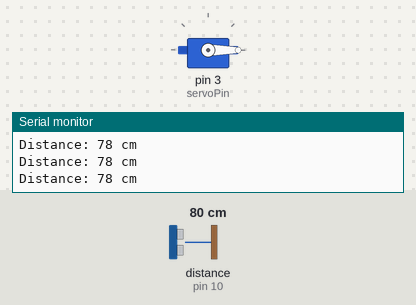
A sketch run on a simulated Arduino Uno, built with avr-gcc and run on an emulated ATmega328P. Shown: servo, the last lines printed to the serial monitor. Wiring (inferred from the names in the program): ultrasonic range finder: trigger pin 9; echo pin 10. The test bench sets the inputs (shaded band); at power-on: distance to the obstacle (sensor on pin 10) 80 cm. The echo pulse lasts 58.3 µs per cm.

Above: at 1.3 s.
1.4 s: distance to the obstacle (sensor on pin 10) set to 8 cm
2.9 s: distance to the obstacle (sensor on pin 10) set to 5 cm
At 3.7 s:
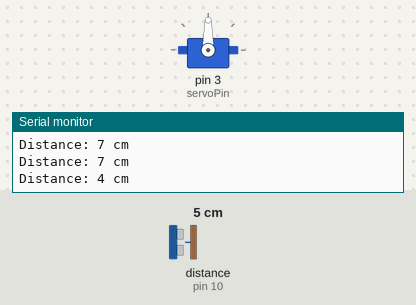
4.5 s: distance to the obstacle (sensor on pin 10) set to 9 cm
At 6.7 s:
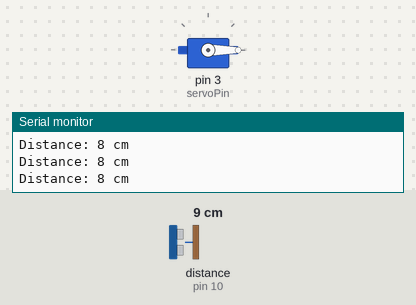
7.0 s: distance to the obstacle (sensor on pin 10) set to 2 cm
At 8.1 s:
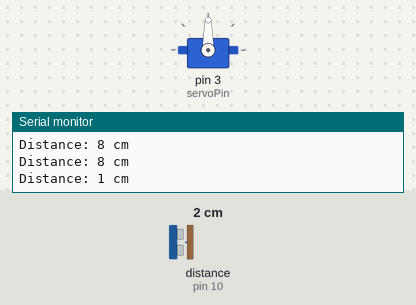
Timing chart, 0 to 9.5 s (numbered marks = the images above; inputs shaded):
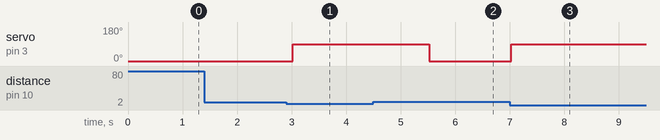

The sketch:

4_Write_Goal_Reflection.ino
```cpp
/*
  ✅ PROJECT GOAL:
  - Detect a car using an ultrasonic sensor.
  - Open gate automatically using a servo motor.

  ✅ WHAT THIS CODE DOES:
  - Reads distance using HC-SR04.
  - If distance < 6 cm, the servo rotates to 90° to open the gate.
  - Otherwise, it stays closed.

  ✅ HOW IT MEETS THE GOAL:
  - Uses simple components and logic.
  - Automatically reacts to real-time sensor input.
  - Tested multiple times for consistent behavior.
*/
```

1_Test_Complete_Project.ino
```cpp
#include <Servo.h>
Servo myservo;
int trigPin = 9;
int echoPin = 10;
int servoPin = 3;
long duration;
int distance;

void setup() {
  myservo.attach(servoPin);
  pinMode(trigPin, OUTPUT);
  pinMode(echoPin, INPUT);
  myservo.write(0);
  Serial.begin(9600);
}

void loop() {
  digitalWrite(trigPin, LOW);
  delayMicroseconds(2);
  digitalWrite(trigPin, HIGH);
  delayMicroseconds(10);
  digitalWrite(trigPin, LOW);
  duration = pulseIn(echoPin, HIGH);
  distance = duration * 0.034 / 2;

  Serial.print("Distance: ");
  Serial.print(distance);
  Serial.println(" cm");

  if (distance < 6) {
    myservo.write(90);
    delay(2000);
  } else {
    myservo.write(0);
  }

  delay(500);
}
```

Measured:
- the behaviour switches between 7 and 6 cm on distance to the obstacle (sensor on pin 10) (found by bisection; images 0 and 1)
- after the input at 2.9 s, servo on pin 3 (servoPin): 0° → 90° after 0.12 s
- after the input at 4.5 s, servo on pin 3 (servoPin): 90° → 0° after 1.0 s
- after the input at 7.0 s, servo on pin 3 (servoPin): 0° → 90° at once
